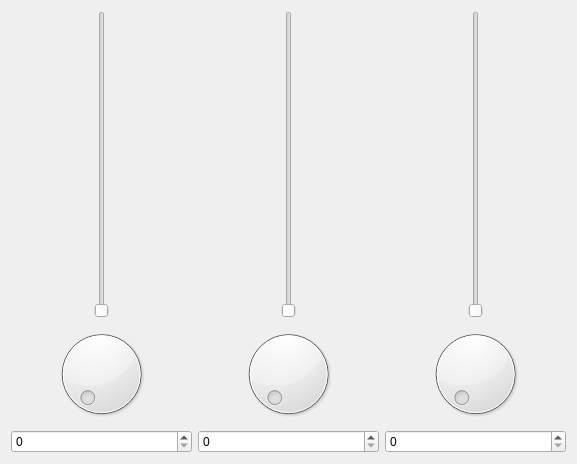
<?xml version="1.0" encoding="UTF-8"?>
<ui version="4.0">
 <class>ThreeWaySlider</class>
 <widget class="QWidget" name="ThreeWaySlider">
  <property name="geometry">
   <rect>
    <x>0</x>
    <y>0</y>
    <width>577</width>
    <height>464</height>
   </rect>
  </property>
  <property name="windowTitle">
   <string>Form</string>
  </property>
  <layout class="QHBoxLayout" name="layout_ThreeWaySlider">
   <item>
    <layout class="QVBoxLayout" name="verticalLayout_left">
     <item>
      <layout class="QHBoxLayout" name="horizontalLayout_slider_left">
       <item>
        <widget class="QSlider" name="verticalSlider_left">
         <property name="orientation">
          <enum>Qt::Vertical</enum>
         </property>
        </widget>
       </item>
      </layout>
     </item>
     <item>
      <widget class="QDial" name="dial_left"/>
     </item>
     <item>
      <widget class="QSpinBox" name="spinBox_left"/>
     </item>
    </layout>
   </item>
   <item>
    <layout class="QVBoxLayout" name="verticalLayout_middle">
     <item>
      <layout class="QHBoxLayout" name="horizontalLayout_slider_middle">
       <item>
        <widget class="QSlider" name="verticalSlider_middle">
         <property name="orientation">
          <enum>Qt::Vertical</enum>
         </property>
        </widget>
       </item>
      </layout>
     </item>
     <item>
      <widget class="QDial" name="dial_middle"/>
     </item>
     <item>
      <widget class="QSpinBox" name="spinBox_middle"/>
     </item>
    </layout>
   </item>
   <item>
    <layout class="QVBoxLayout" name="verticalLayout_right">
     <item>
      <layout class="QHBoxLayout" name="horizontalLayout_slider_right">
       <item>
        <widget class="QSlider" name="verticalSlider_right">
         <property name="orientation">
          <enum>Qt::Vertical</enum>
         </property>
        </widget>
       </item>
      </layout>
     </item>
     <item>
      <widget class="QDial" name="dial_right"/>
     </item>
     <item>
      <widget class="QSpinBox" name="spinBox_right"/>
     </item>
    </layout>
   </item>
  </layout>
 </widget>
 <resources/>
 <connections>
  <connection>
   <sender>verticalSlider_left</sender>
   <signal>sliderMoved(int)</signal>
   <receiver>dial_left</receiver>
   <slot>setValue(int)</slot>
   <hints>
    <hint type="sourcelabel">
     <x>110</x>
     <y>185</y>
    </hint>
    <hint type="destinationlabel">
     <x>169</x>
     <y>334</y>
    </hint>
   </hints>
  </connection>
  <connection>
   <sender>verticalSlider_left</sender>
   <signal>sliderMoved(int)</signal>
   <receiver>spinBox_left</receiver>
   <slot>setValue(int)</slot>
   <hints>
    <hint type="sourcelabel">
     <x>110</x>
     <y>166</y>
    </hint>
    <hint type="destinationlabel">
     <x>180</x>
     <y>445</y>
    </hint>
   </hints>
  </connection>
  <connection>
   <sender>dial_left</sender>
   <signal>sliderMoved(int)</signal>
   <receiver>verticalSlider_left</receiver>
   <slot>setValue(int)</slot>
   <hints>
    <hint type="sourcelabel">
     <x>31</x>
     <y>326</y>
    </hint>
    <hint type="destinationlabel">
     <x>91</x>
     <y>39</y>
    </hint>
   </hints>
  </connection>
  <connection>
   <sender>dial_left</sender>
   <signal>sliderMoved(int)</signal>
   <receiver>spinBox_left</receiver>
   <slot>setValue(int)</slot>
   <hints>
    <hint type="sourcelabel">
     <x>99</x>
     <y>380</y>
    </hint>
    <hint type="destinationlabel">
     <x>99</x>
     <y>446</y>
    </hint>
   </hints>
  </connection>
  <connection>
   <sender>spinBox_left</sender>
   <signal>valueChanged(int)</signal>
   <receiver>dial_left</receiver>
   <slot>setValue(int)</slot>
   <hints>
    <hint type="sourcelabel">
     <x>59</x>
     <y>432</y>
    </hint>
    <hint type="destinationlabel">
     <x>59</x>
     <y>326</y>
    </hint>
   </hints>
  </connection>
  <connection>
   <sender>spinBox_left</sender>
   <signal>valueChanged(int)</signal>
   <receiver>verticalSlider_left</receiver>
   <slot>setValue(int)</slot>
   <hints>
    <hint type="sourcelabel">
     <x>10</x>
     <y>432</y>
    </hint>
    <hint type="destinationlabel">
     <x>92</x>
     <y>21</y>
    </hint>
   </hints>
  </connection>
  <connection>
   <sender>verticalSlider_middle</sender>
   <signal>sliderMoved(int)</signal>
   <receiver>dial_middle</receiver>
   <slot>setValue(int)</slot>
   <hints>
    <hint type="sourcelabel">
     <x>285</x>
     <y>21</y>
    </hint>
    <hint type="destinationlabel">
     <x>204</x>
     <y>326</y>
    </hint>
   </hints>
  </connection>
  <connection>
   <sender>verticalSlider_middle</sender>
   <signal>sliderMoved(int)</signal>
   <receiver>spinBox_middle</receiver>
   <slot>setValue(int)</slot>
   <hints>
    <hint type="sourcelabel">
     <x>285</x>
     <y>21</y>
    </hint>
    <hint type="destinationlabel">
     <x>204</x>
     <y>432</y>
    </hint>
   </hints>
  </connection>
  <connection>
   <sender>dial_middle</sender>
   <signal>sliderMoved(int)</signal>
   <receiver>verticalSlider_middle</receiver>
   <slot>setValue(int)</slot>
   <hints>
    <hint type="sourcelabel">
     <x>204</x>
     <y>326</y>
    </hint>
    <hint type="destinationlabel">
     <x>285</x>
     <y>21</y>
    </hint>
   </hints>
  </connection>
  <connection>
   <sender>dial_middle</sender>
   <signal>sliderMoved(int)</signal>
   <receiver>spinBox_middle</receiver>
   <slot>setValue(int)</slot>
   <hints>
    <hint type="sourcelabel">
     <x>204</x>
     <y>326</y>
    </hint>
    <hint type="destinationlabel">
     <x>204</x>
     <y>432</y>
    </hint>
   </hints>
  </connection>
  <connection>
   <sender>spinBox_middle</sender>
   <signal>valueChanged(int)</signal>
   <receiver>dial_middle</receiver>
   <slot>setValue(int)</slot>
   <hints>
    <hint type="sourcelabel">
     <x>204</x>
     <y>432</y>
    </hint>
    <hint type="destinationlabel">
     <x>204</x>
     <y>326</y>
    </hint>
   </hints>
  </connection>
  <connection>
   <sender>spinBox_middle</sender>
   <signal>valueChanged(int)</signal>
   <receiver>verticalSlider_middle</receiver>
   <slot>setValue(int)</slot>
   <hints>
    <hint type="sourcelabel">
     <x>204</x>
     <y>432</y>
    </hint>
    <hint type="destinationlabel">
     <x>285</x>
     <y>21</y>
    </hint>
   </hints>
  </connection>
  <connection>
   <sender>verticalSlider_right</sender>
   <signal>sliderMoved(int)</signal>
   <receiver>dial_right</receiver>
   <slot>setValue(int)</slot>
   <hints>
    <hint type="sourcelabel">
     <x>475</x>
     <y>134</y>
    </hint>
    <hint type="destinationlabel">
     <x>550</x>
     <y>384</y>
    </hint>
   </hints>
  </connection>
  <connection>
   <sender>verticalSlider_right</sender>
   <signal>sliderMoved(int)</signal>
   <receiver>spinBox_right</receiver>
   <slot>setValue(int)</slot>
   <hints>
    <hint type="sourcelabel">
     <x>476</x>
     <y>110</y>
    </hint>
    <hint type="destinationlabel">
     <x>563</x>
     <y>451</y>
    </hint>
   </hints>
  </connection>
  <connection>
   <sender>spinBox_right</sender>
   <signal>valueChanged(int)</signal>
   <receiver>verticalSlider_right</receiver>
   <slot>setValue(int)</slot>
   <hints>
    <hint type="sourcelabel">
     <x>398</x>
     <y>442</y>
    </hint>
    <hint type="destinationlabel">
     <x>473</x>
     <y>42</y>
    </hint>
   </hints>
  </connection>
  <connection>
   <sender>spinBox_right</sender>
   <signal>valueChanged(int)</signal>
   <receiver>dial_right</receiver>
   <slot>setValue(int)</slot>
   <hints>
    <hint type="sourcelabel">
     <x>423</x>
     <y>444</y>
    </hint>
    <hint type="destinationlabel">
     <x>421</x>
     <y>368</y>
    </hint>
   </hints>
  </connection>
  <connection>
   <sender>dial_right</sender>
   <signal>sliderMoved(int)</signal>
   <receiver>verticalSlider_right</receiver>
   <slot>setValue(int)</slot>
   <hints>
    <hint type="sourcelabel">
     <x>503</x>
     <y>362</y>
    </hint>
    <hint type="destinationlabel">
     <x>478</x>
     <y>242</y>
    </hint>
   </hints>
  </connection>
  <connection>
   <sender>dial_right</sender>
   <signal>sliderMoved(int)</signal>
   <receiver>spinBox_right</receiver>
   <slot>setValue(int)</slot>
   <hints>
    <hint type="sourcelabel">
     <x>464</x>
     <y>375</y>
    </hint>
    <hint type="destinationlabel">
     <x>496</x>
     <y>446</y>
    </hint>
   </hints>
  </connection>
 </connections>
</ui>
